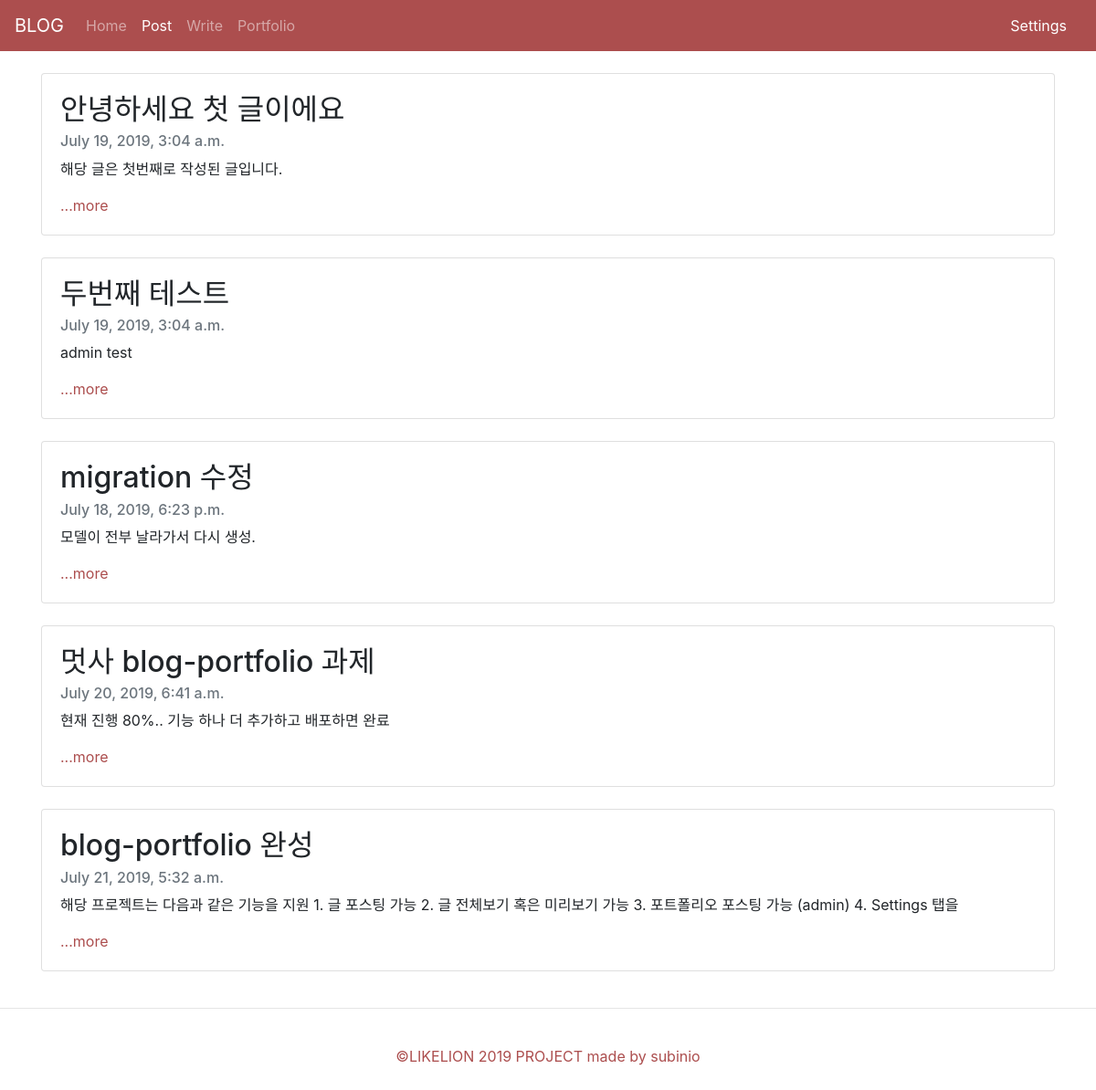
The page /blog/postview on the database its author committed.
### blogapp/models.py (models this page shows, shortened)
class Blog(models.Model):
    title = models.CharField(max_length=200)
    pub_date = models.DateTimeField('date published')
    body = models.TextField()
    def summary(self):
        return self.body[:100]

### blogapp/views.py (the view)
# urls.py: path('blog/postview', blogapp.views.postview, name="postview"),
def postview(request):
    blogs = Blog.objects
    settings = Setting.objects
    for a in settings.all():
        color=a.color
    return render(request, 'postview.html', {'blogs':blogs, 'color':color})

### blogapp/templates/postview.html (shortened to what this page needs)
<html>
<head>
    <link rel="stylesheet" href="https://stackpath.bootstrapcdn.com/bootstrap/4.3.1/css/bootstrap.min.css">
</head>
<body onload="applyChanges()">
    <nav class="navbar navbar-expand-lg navbar-dark" name="b-col">
        <a class="navbar-brand" href="{% url 'home' %}">BLOG</a>
        <div class="collapse navbar-collapse" id="navbarSupportedContent">
            <ul class="navbar-nav mr-auto">
            <li class="nav-item">
                <a class="nav-link" href="{% url 'home' %}">Home</a>
            </li>
            <li class="nav-item active">
                <a class="nav-link" href="{% url 'postview' %}">Post<span class="sr-only">(current)</span></a>
            </li>
            <li class="nav-item">
                <a class="nav-link" href="{% url 'new' %}">Write</a>
            </li>
            <li class="nav-item">
                <a class="nav-link" href="{% url 'portfolio' %}">Portfolio</a>
            </li>
            </ul>
            <li class="form-inline my-2 my-lg-0">
                <a class="nav-link" href="{% url 'settings' %}" style="color: white">Settings</a>
            </li>
        </div>
    </nav>
    <br>
    {%for blog in blogs.all %}
        <div class="container">
            <div class="card">
                <div class="card-body">
                    <h2 class="card-title">{{blog.title}} </h2>
                    <h6 class="card-subtitle mb-2 text-muted">{{blog.pub_date}}</h6>
                    <p class="card-text">{{blog.summary}}</p>
                    <a href="{% url 'detail' blog.id %}" class="card-link" name="col">...more</a>
                </div>
            </div>
            <br>
        </div>
    {%endfor%}
    <hr>
    <br>
    <footer class="container">
        <p style="text-align: center;" name="col" >&copy;LIKELION 2019 PROJECT made by subinio </p>
    </footer>
    <br>
</body>
</html>

### rows shown on the page
Blog: title "안녕하세요 첫 글이에요", pub_date "July 19, 2019, 3:04 a.m.", summary "해당 글은 첫번째로 작성된 글입니다."
Blog: title "두번째 테스트", pub_date "July 19, 2019, 3:04 a.m.", summary "admin test"
Blog: title "migration 수정", pub_date "July 18, 2019, 6:23 p.m.", summary "모델이 전부 날라가서 다시 생성."
Blog: title "멋사 blog-portfolio 과제", pub_date "July 20, 2019, 6:41 a.m.", summary "현재 진행 80%.. 기능 하나 더 추가하고 배포하면 완료"
Blog: title "blog-portfolio 완성", pub_date "July 21, 2019, 5:32 a.m.", summary "해당 프로젝트는 다음과 같은 기능을 지원 1. 글 포스팅 가능 2. 글 전체보기 혹은 미리보기 가능 3. 포트폴리오 포스팅 가능 (admin) 4. Settings 탭을"
